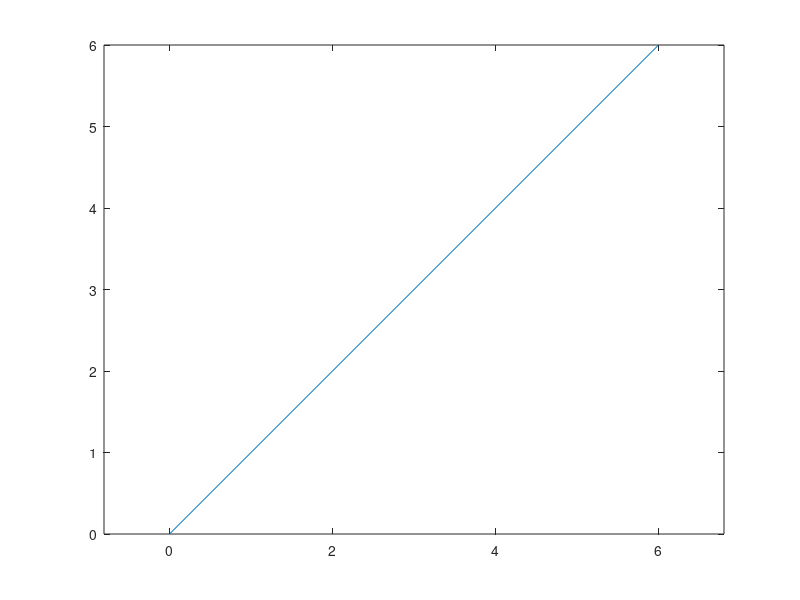

MATLAB code for this plot: (Note: this script raises an error after producing the figure.)
% test circle intersect polygon with new method
% TESTED  ifLineCross

clear all
close all



% line
robotx = 0; roboty = 0; targetx = 6; targety = 6;
xs = [targetx robotx];
ys = [targety  roboty];
plot(xs,ys);
hold on
axis equal



% disp( pointOnLine(9,9,xs,ys));
disp( ifLineCross(xs,ys))

function flag = ifLineCross(xs,ys)
% circle 
cx = 6; cy = 6; r = 2;
c = [cx   cy];
pos = [c-r 2*r 2*r];
rectangle('Position',pos,'Curvature',[1 1],'EdgeColor','k')

[k,b] = slopeIntercept(xs,ys);
[xout,yout] = linecirc(k,b,cx,cy,r);
plot(xout,yout,'ro');


if isempty(xout)
    flag = false;
else
    flag = cutLine(xout,yout,xs,ys);
end
end

% check if a point is on the line segment given by lineX lineY
function tf = pointOnLine(pointX,pointY,lineX,lineY)
tol = 0.0001; % tolerance
distance = dist(pointX,pointY, lineX(1),lineY(1)) + dist(pointX,pointY, lineX(2),lineY(2)) - dist(lineX(2),lineY(2), lineX(1),lineY(1));
tf = (distance<tol);
end

% distance between two points
function d = dist(x1,y1,x2,y2)
d = sqrt((y2-y1)^2+(x2-x1)^2);
end

function flag = cutLine(xout,yout,lineX,lineY)
flag = false;
xv = [lineX(1)  lineX(1)  lineX(2)  lineX(2)];
yv = [lineY(1)  lineY(1)  lineY(2)  lineY(2)];
for i = 1:length(xout)
    if  inpolygon(xout(i),yout(i),xv,yv)
        flag = true;
        return
    end
end
end

% flag ture, can see target
function flag = cutLine2(xout,yout,lineX,lineY)
flag = true;
for i = 1:length(xout)
    % if any intersection on the line
    if  pointOnLine( xout(i),yout(i),lineX,lineY)
        flag = false;
        return
    end
end
end




% flag ture, can see target
function flag = reachTargetDist(xout,yout,robotx,roboty,targetx,targety)
flag = true;
for i = 1:length(xout)
    x = xout(i); y = yout(i); % intersection point with circle
    % if intersect with obstacle before reaching target, fail to reach
    if (x-robotx)^2+(y-roboty)^2 < (targetx-robotx)^2+(targety-roboty)^2
        flag = false;
        return
    end
end
end


% convert from two points to slope and intersect of line
function [k,b] = slopeIntercept(xs,ys)
k = (ys(2)-ys(1))/(xs(2)-xs(1));
b = ys(1)-k*xs(1);
end